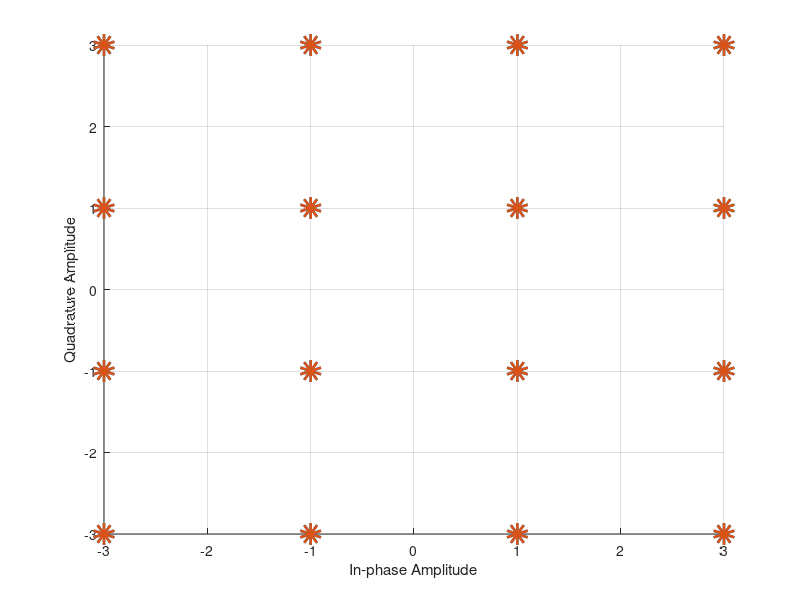
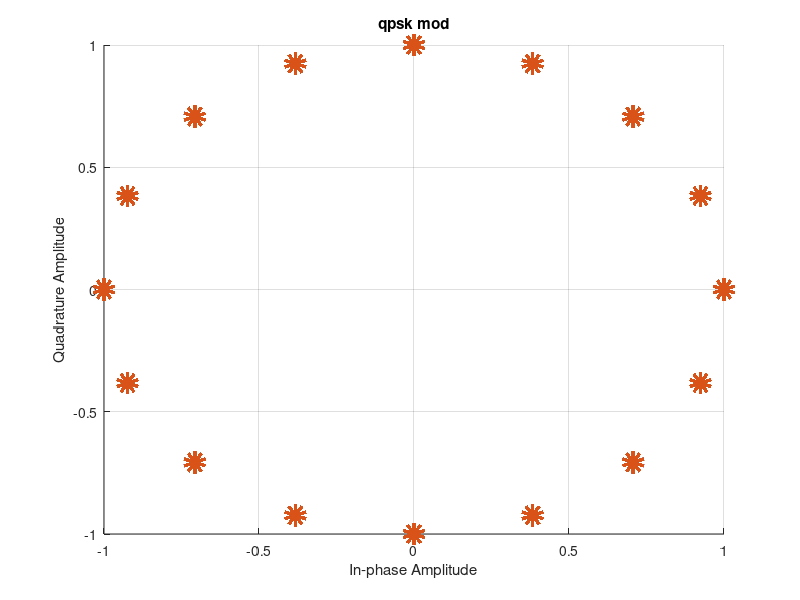
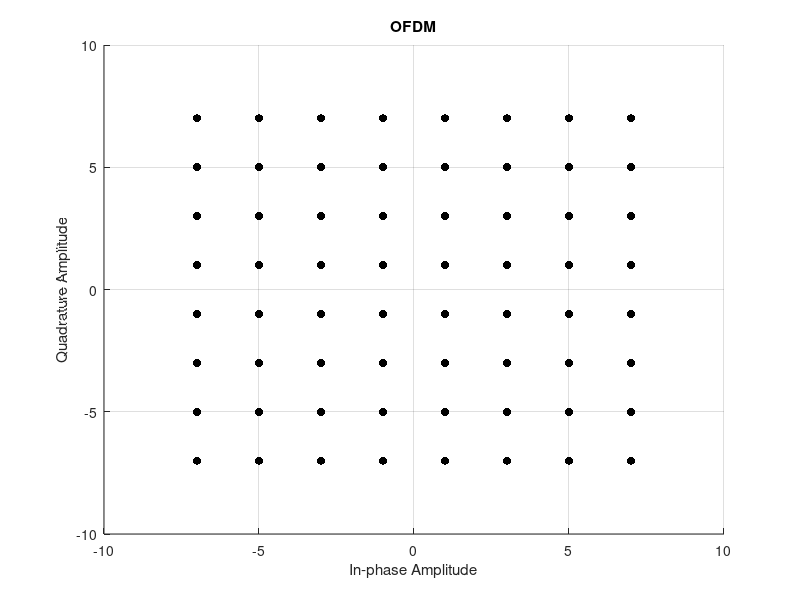

Recreate these plots in MATLAB, in order.
clear variables;
close all;
clc;

%%
M=16;  % QAM order
s=qammod(0:1:M-1, M); % QAM symbol generation

M = 16;% QPSK order
data = randi([0 M-1], 1000, 1);
y = pskmod(data, M);



figure
scatter(real(s), imag(s), 'go','LineWidth',10);
grid on; hold on;
scatter(real(s), imag(s),'b*','LineWidth',10);
xlabel('In-phase Amplitude'); ylabel('Quadrature Amplitude');

figure
scatter(real(y), imag(y), 'go','LineWidth',10);
grid on; hold on;
scatter(real(y), imag(y),'b*','LineWidth',10);
xlabel('In-phase Amplitude'); ylabel('Quadrature Amplitude');
title('qpsk mod');

W=1e6; % Bandwidth
Ts=1/W; % Sampling period
N=64; % number of subcarriers
delta_f = W/N; % Subcarrier spacing

M=16; % Modulation alphabet size
s=qammod(0:1:M-1,M);
figure
for i=1:100  % OFDM symbol index
    
    r=randi([1 M], N);
    for j=1:N % Constellation symbols within one OFDM symbol
        X(j)=s(r(j));
    end
    x=sqrt(N)*ifft(X.');  %IFFT Before transmitting
    y=x;
    Y=fft(y)/sqrt(N);  %FFT at receiver end
    
    scatter(real(Y), imag(Y), 'k','filled');
    grid on; hold on;
    xlabel('In-phase Amplitude'); ylabel('Quadrature Amplitude');
    title('OFDM')

end


clear variables;
clc;

W=1e6; % Bandwidth
Ts=1/W; % Sampling period
N=64; % number of subcarriers
delta_f = W/N; % Subcarrier spacing

M=64; % Modulation alphabet size
s=qammod(0:1:M-1,M);

snr=60; % SNR in dB
SNR=10^(snr/10);

Es=norm(s)^2/M;
No=Es/SNR;


for i=1:100  % OFDM symbol index
    
    r=randi([1 M], N);
    for j=1:N % Constellation symbols within one OFDM symbol
        X(j)=s(r(j));
    end
    x=sqrt(N)*ifft(X.');
    
    y=x; %Received OFDM signal in the abssence of CFO (ideal case)
    
    Y=fft(y)/sqrt(N);
    
    scatter(real(Y), imag(Y), 'k','filled');
    grid on; hold on;
    xlabel('In-phase Amplitude'); ylabel('Quadrature Amplitude');
    title('OFDM')

end



